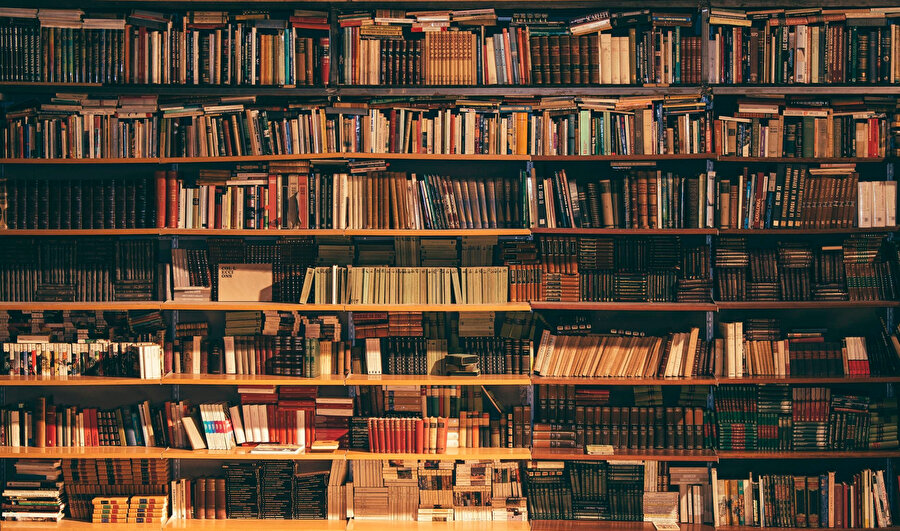
#> input picture Resim Okuma/photo.jpg, 900 x 531 px, found by its file name
$ python 'İmage_Procsess.py'
#> lines starting #> are read from the running program, lines starting #| are printed output that depends on the picture
import cv2
#Ýþin ekstralarýna girecek olursak girdiðimiz resim komutunun yanýna getirdiðimiz farklý sayý veya kombinasyonlar ile resimi deðiþtirebiliyoru. Örnðin
#0 koyduðumuz zaman bu resim renklerinden soyutlanarak gri halini alýyor.
resimUzanti = r"C:\Users\Furkan\source\repos\Resim Okuma\photo.jpg"
#Burada imread komutu resimi oku anlamýna geliyor. Ayrýca bu komut çaðýrýlýrken kendi kütüphanesini yani cv2 kütüphanesini de baþýna alýyor.
resim = cv2.imread(resimUzanti,0)
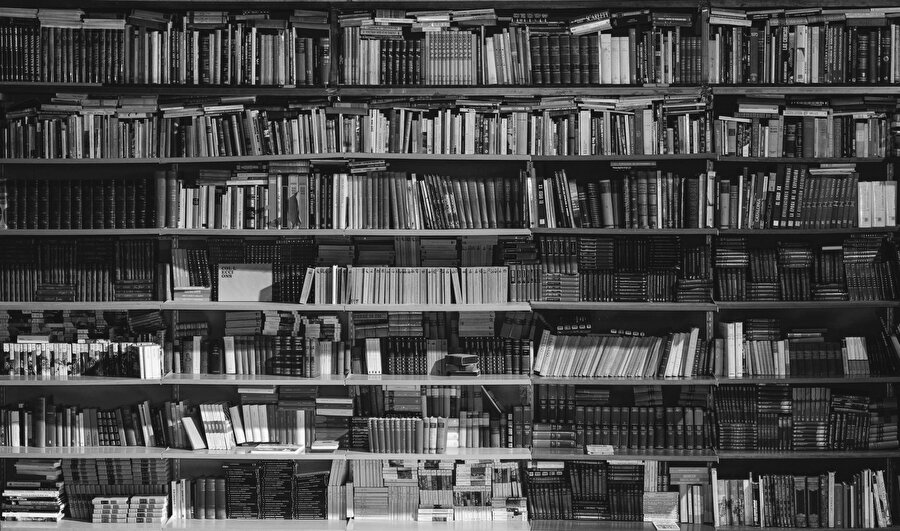
#> resim: shape (531, 900); min 0, max 255, mean 76
#Þimdi de okuma iþlemi gerçekleþen resimi görmemiz saðlanýyor. Bunun içinde imshow anahatarýný kullanýyoruz.
cv2.imshow("Resim", resim)
#Bu kod ile ise resimin kapatmadýðýmýz sürece kapanmamasýný saðlýyorum.
cv2.waitKey(0);
#Bu komut bütün pencerelerin kapatýlmasýný saðlýyor.
cv2.destroyAllWindows();
